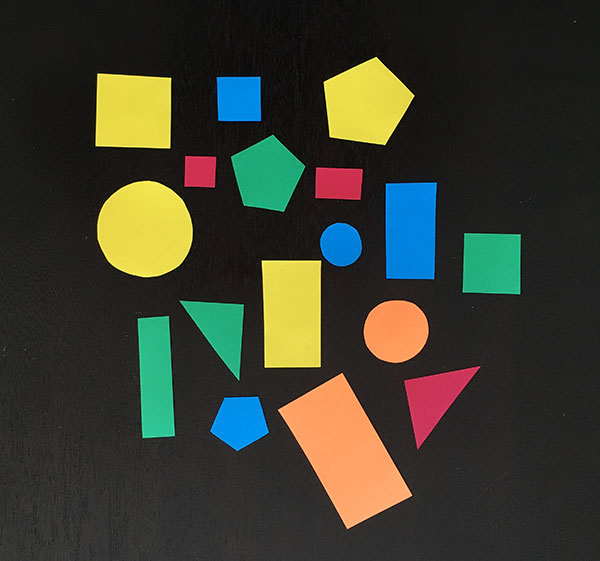
#> input picture tiers_drone_racing/images/shapes2.jpg, 600 x 561 px, found by its file name
$ python opencv_test.py ../images/shapes2.jpg   (older library calls are emulated)
#> lines starting #> are read from the running program, lines starting #| are printed output that depends on the picture; after the words box and inside, x2 and y2 are one past the last pixel; in counts of white or black regions, pixels touching at a corner belong together
#!/usr/bin/env python

import numpy as np
import cv2
import sys


def getContours(binary_image):
    _ ,contours, hierarchy = cv2.findContours(binary_image, cv2.RETR_TREE, cv2.CHAIN_APPROX_SIMPLE)
    return contours


def process_contours(mask, img, contours):
    rgb_image = img
    binary_image = mask
    black_image = np.zeros([binary_image.shape[0], binary_image.shape[1],3],'uint8')
    (rows,cols,channels) = rgb_image.shape

    #contours_poly = [None]*len(contours)
    #boundRect = [None]*len(contours)
    #centers = [None]*len(contours)


    for c in contours:
        global center_coordinate
        area = cv2.contourArea(c)
        if area > 20:
            if True:
                perimeter= cv2.arcLength(c, True)
                ((x, y), radius) = cv2.minEnclosingCircle(c)
                cv2.drawContours(rgb_image, [c], -1, (226,198,85), 3)
                cv2.drawContours(black_image, [c], -1, (226,198,85), 3)

                # [7 lines of commented-out code are left out]
            else:
                print('Undefined object code!')

    return rgb_image, black_image


def Fill_the_center(mask,width):
    (rows,cols) = mask.shape
    print ("Center is in {} , {} ".format(rows,cols))
    img2	=	cv2.rectangle(mask, (width,width), (cols-width, rows- width), (255,255,255), -1)
    return img2


import cv2

def rotate_image(mat, angle):
    """
    Rotates an image (angle in degrees) and expands image to avoid cropping
    """

    height, width = mat.shape[:2] # image shape has 3 dimensions
    image_center = (width/2, height/2) # getRotationMatrix2D needs coordinates in reverse order (width, height) compared to shape

    rotation_mat = cv2.getRotationMatrix2D(image_center, angle, 1.)

    # rotation calculates the cos and sin, taking absolutes of those.
    abs_cos = abs(rotation_mat[0,0])
    abs_sin = abs(rotation_mat[0,1])

    # find the new width and height bounds
    bound_w = int(height * abs_sin + width * abs_cos)
    bound_h = int(height * abs_cos + width * abs_sin)

    # subtract old image center (bringing image back to origo) and adding the new image center coordinates
    rotation_mat[0, 2] += bound_w/2 - image_center[0]
    rotation_mat[1, 2] += bound_h/2 - image_center[1]

    # rotate image with the new bounds and translated rotation matrix
    rotated_mat = cv2.warpAffine(mat, rotation_mat, (bound_w, bound_h))
    return rotated_mat


def main(args):
    image_name = "/home/amir/modified_drone_ws/src/drone_racing/tiers_drone_racing/images/shapes2.jpg"
    img = cv2.imread(image_name)
#> img is the input picture: shape (561, 600, 3); mean B, G, R 47.2, 60.1, 58.4
    img2 = cv2.imread(image_name)
    cv2.imshow("original",img)


    hsv = cv2.cvtColor(img, cv2.COLOR_BGR2HSV)
#> hsv: shape (561, 600, 3); mean H, S, V 33.7, 61.6, 71.1
    #cv2.namedWindow("HSV", cv2.WINDOW_NORMAL)
    h, s, v = cv2.split(hsv)
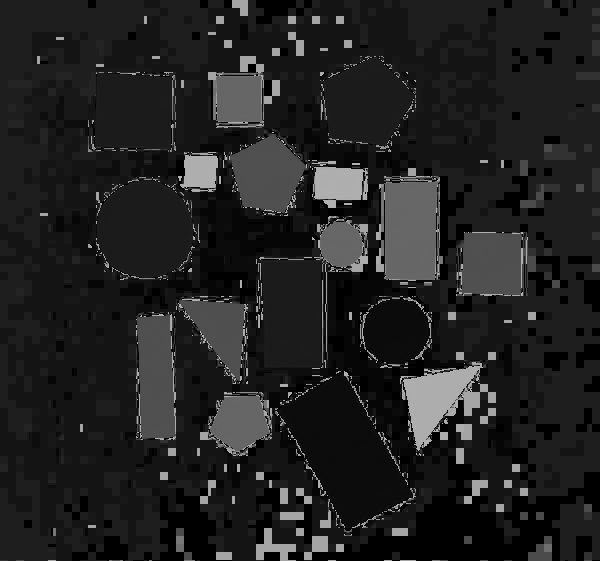
#> h: shape (561, 600); min 0, max 179, mean 33.7
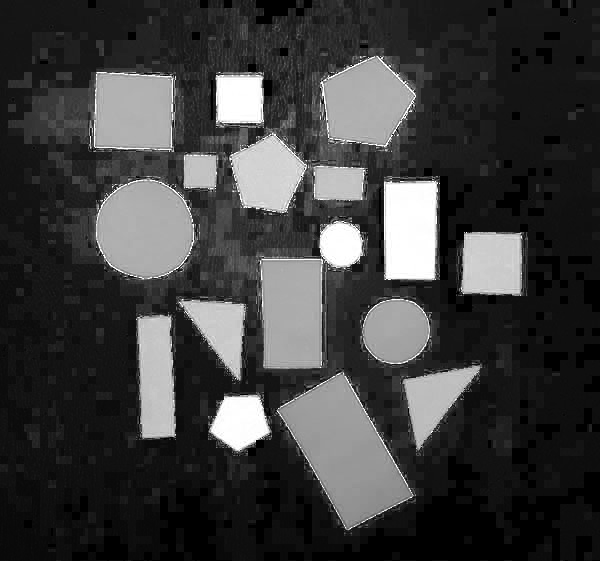
#> s: shape (561, 600); min 0, max 255, mean 61.6
    hsv_imag = np.concatenate((h,s,v),axis=1)
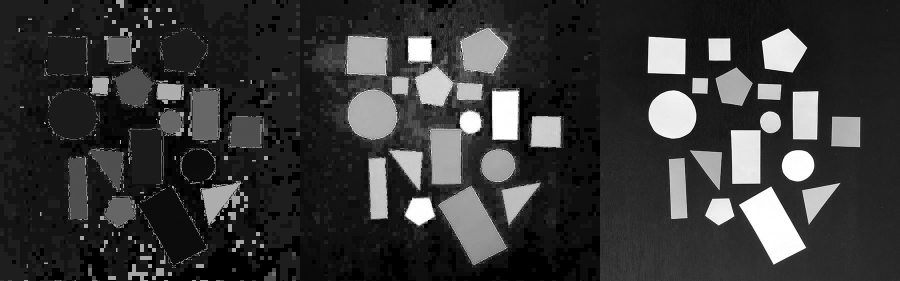
#> hsv_imag: shape (561, 1800) (shown at 1/2 size); min 0, max 255, mean 55.5
#cv2.imshow("HSV",hsv_imag)

    gray_img = cv2.cvtColor(img, cv2.COLOR_BGR2GRAY)

    #Mask
    lower_band =(45, 100, 100)
    upper_band = (90, 255, 255)
    mask = cv2.inRange(hsv, lower_band, upper_band)
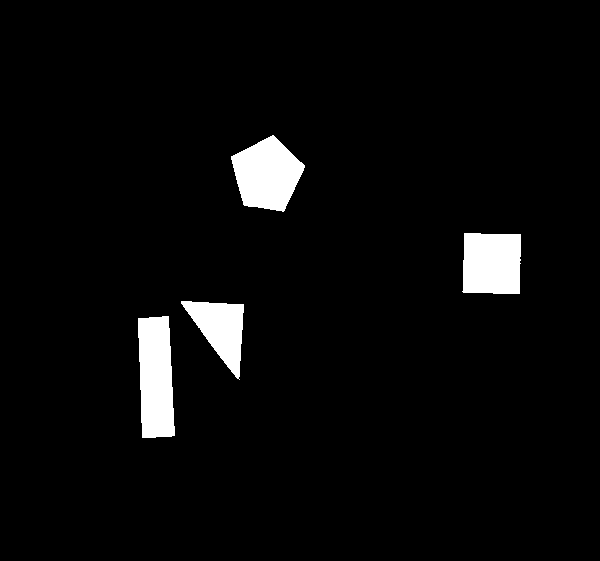
#> mask: shape (561, 600); 4% white; 4 white regions
    #cv2.imshow("Mask",mask)

    #get contour
    contours = getContours(mask)
#> in getContours, `_ ,contours, hierarchy = cv2.findContours(binary_image, cv2.RETR_TREE,..`: contours = 4 contours; box (x1, y1, x2, y2) and area: (138, 316, 175, 438) 3702, (231, 135, 305, 212) 3666, (462, 233, 521, 294) 3292, (181, 301, 244, 380) 2442

    rgb_image, black_image =process_contours(mask, img, contours)
#> the loop in process_contours, `for c in contours:` made 4 passes
#> (area, perimeter, x, y, radius) on passes 1 to 4: (3702, 305.8, 155, 376.5, 61.88), (2442.5, 243.9, 210.2, 339.9, 48.6), (3292, 234.1, 491.5, 263, 40.7), (3666.5, 244.7, 266.5, 174.5, 40.04)
#> after the loop in process_contours, `for c in contours:`:
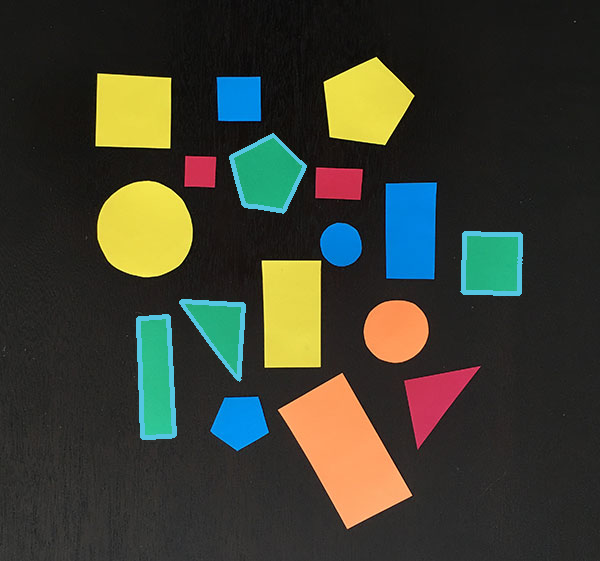
#> rgb_image: shape (561, 600, 3); 1.4% of pixels changed, all inside (x1, y1, x2, y2) = (136, 133, 523, 440)
    #cv2.imshow("Edited_Photo",rgb_image)
    #cv2.imshow("Black Photo",black_image)

    yaw = 35
    h = 3
    c_x = 0
    c_y = 0


    backtorgb = cv2.cvtColor(mask,cv2.COLOR_GRAY2RGB)
#> backtorgb: shape (561, 600, 3); 4% white; 4 white regions, box (x1, y1, x2, y2) and area: (138, 316, 175, 438) 3853, (231, 135, 305, 212) 3771, (462, 233, 521, 294) 3408, (181, 301, 244, 380) 2552
    height, width = backtorgb.shape[:2]
#> height = 561; width = 600
    backtorgb[:,:,0]=np.ones((height, width))*255
    backtorgb[np.where((backtorgb==[255,255,255]).all(axis=2))] = [0,0,255]
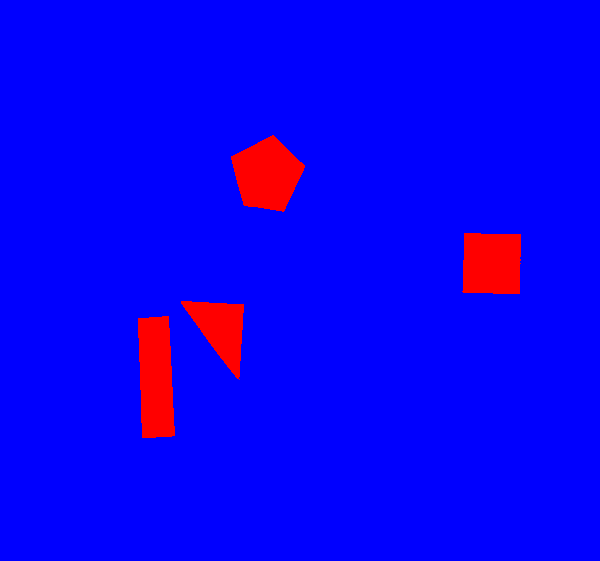
#> backtorgb: shape (561, 600, 3); mean B, G, R 244.7, 0, 10.3
    cv2.imshow("not compressed",backtorgb)


    rotated_img=rotate_image(backtorgb, yaw)
#> in rotate_image, `rotation_mat = cv2.getRotationMatrix2D(image_center, angle, 1.)`: rotation_mat = [[0.819, 0.574, -106.6], [-0.574, 0.819, 222.8]]
#> in rotate_image, `abs_cos = abs(rotation_mat[0,0])`: abs_cos = 0.819
#> in rotate_image, `abs_sin = abs(rotation_mat[0,1])`: abs_sin = 0.574
#> in rotate_image, `bound_w = int(height * abs_sin + width * abs_cos)`: bound_w = 813
#> in rotate_image, `bound_h = int(height * abs_cos + width * abs_sin)`: bound_h = 803
#> in rotate_image, `rotated_mat = cv2.warpAffine(mat, rotation_mat, (bound_w, bound_h))`:
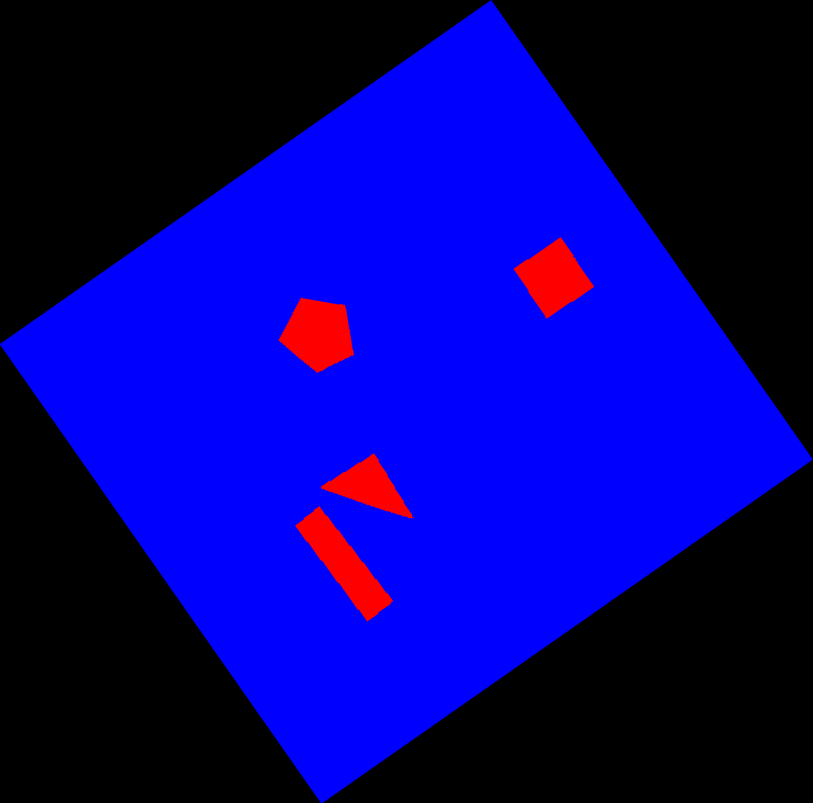
#> rotated_mat: shape (803, 813, 3); mean B, G, R 126.2, 0, 5.3

    percent = 20
    dim = (int(rotated_img.shape[1]*percent/100), int(rotated_img.shape[0]*percent/100))
#> dim = (162, 160)
    resized=cv2.resize(rotated_img, dsize=dim, interpolation =cv2.INTER_LINEAR)

    cv2.imshow("Compressed",resized)


    # [15 lines of commented-out code are left out]
    cv2.waitKey(0)


if __name__ == '__main__':
    main(sys.argv)
